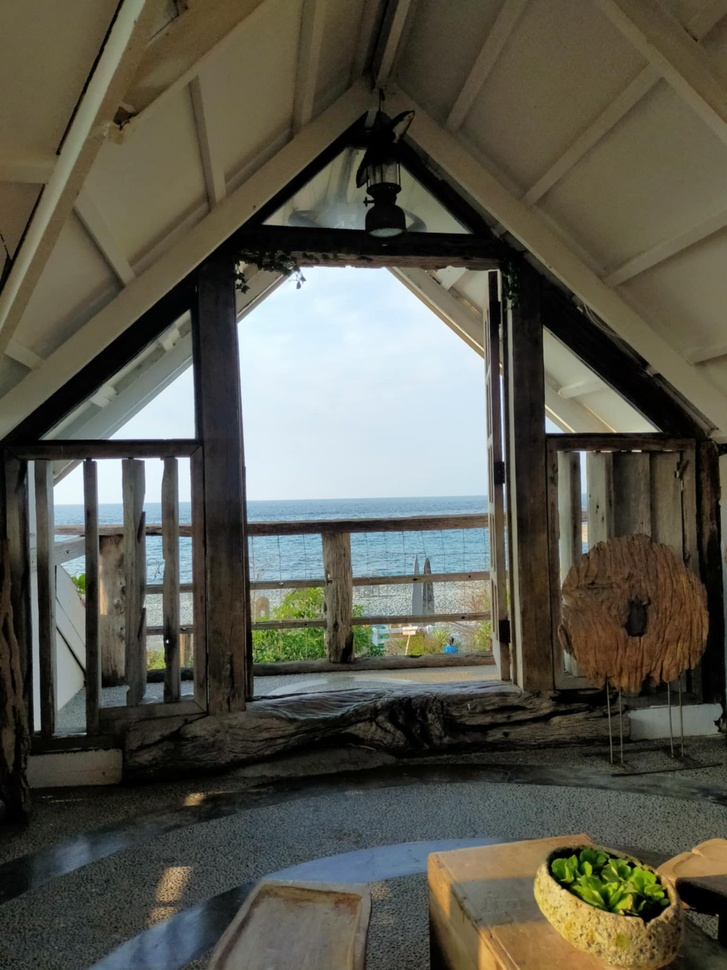
#> input picture image.jpg, 727 x 970 px, shrunk from 1536 x 2048 before the run
$ jupyter execute project.ipynb
#> lines starting #> are read from the running program, lines starting #| are printed output that depends on the picture
Artryan Nero A. Logarta <br>
MCS614_DM01

# **Assignment #1 Linear Filtering**

---

## **Code Implementation**

### Imports

[cell 1]
import cv2
import numpy as np
import matplotlib.pyplot as plt

### Loading

[cell 2]
image = cv2.imread('image.jpg')
#> image is the input picture: shape (970, 727, 3); mean B, G, R 76.7, 88.5, 89.6
image = cv2.cvtColor(image, cv2.COLOR_BGR2RGB)

normalized = image / 255.0

### "Rio de Janeiro"-Inspired Linear Filter

[cell 3]
def rio_filter(img):
    pink_tint = np.array([1.1, 0.9, 1.05])
    pink_shifted = img * pink_tint
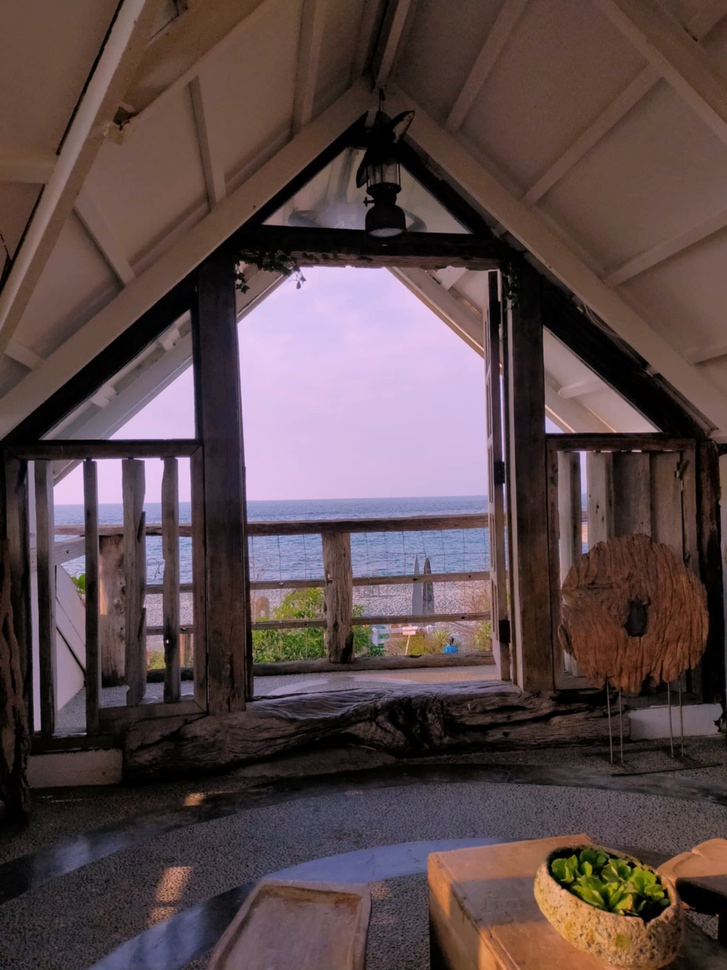
#> pink_shifted: shape (970, 727, 3) float64; mean R, G, B 0.386, 0.312, 0.316; drawn with min black and max white
    brighter = np.clip(pink_shifted + 0.05, 0, 1)
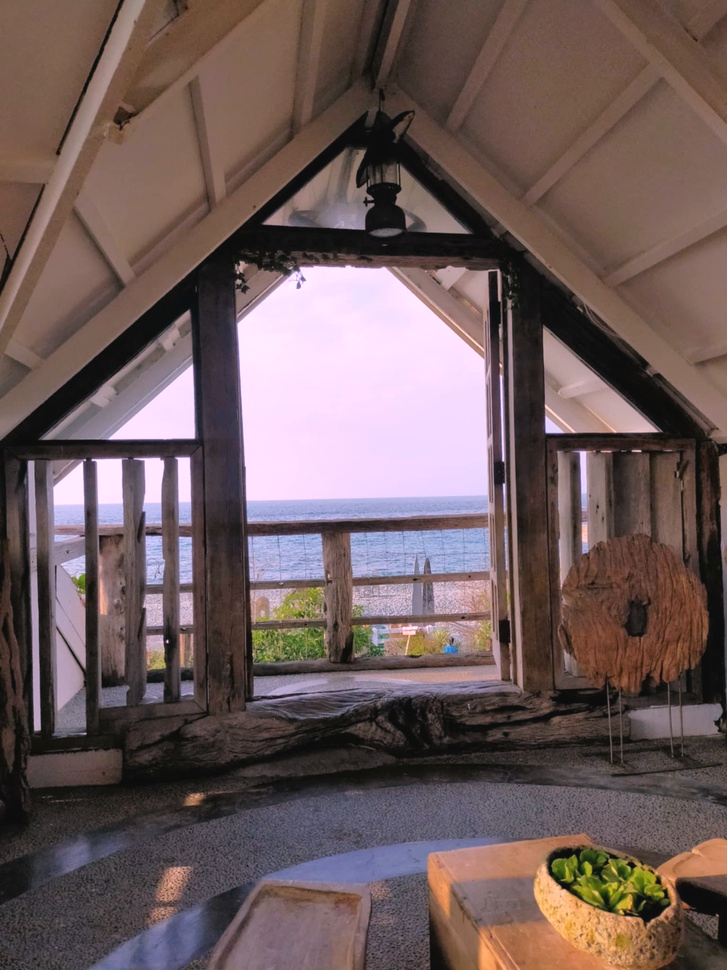
#> brighter: shape (970, 727, 3) float64; mean R, G, B 0.436, 0.362, 0.361
    contrast_soft = 0.8 * brighter + 0.2 * 0.5
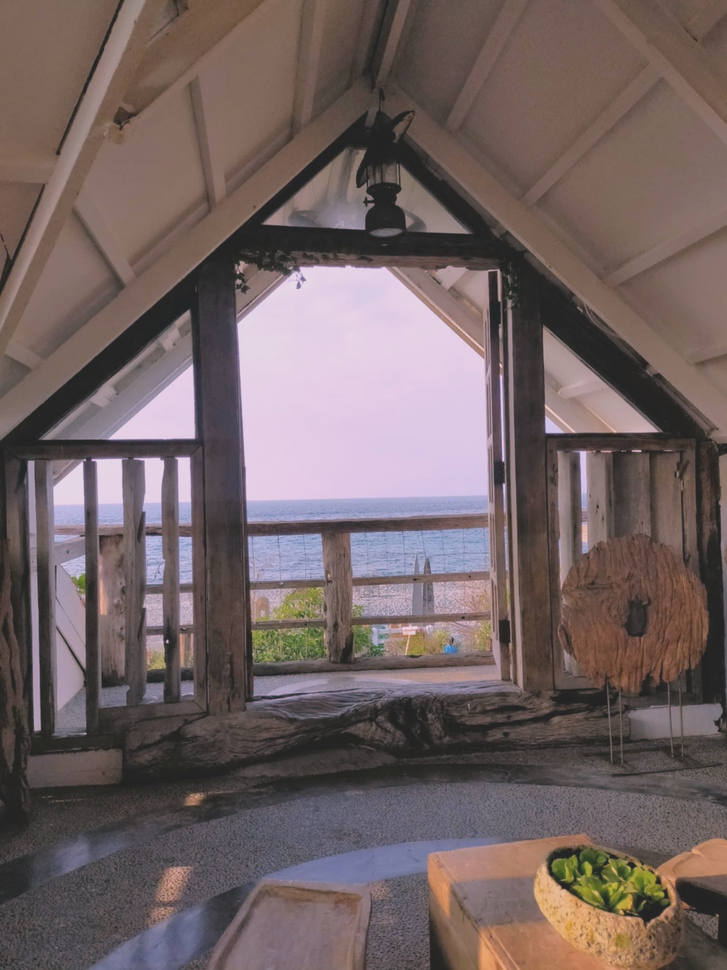
#> contrast_soft: shape (970, 727, 3) float64; mean R, G, B 0.449, 0.39, 0.389
    return np.clip(contrast_soft, 0, 1)

#### Application

[cell 4]
filtered = rio_filter(normalized)
filtered_img = (filtered * 255).astype(np.uint8)

### Comparison

[cell 5]
plt.figure(figsize=(12, 6))
plt.subplot(1, 2, 1)
plt.title("Before")
plt.imshow(image)
plt.axis("off")

plt.subplot(1, 2, 2)
plt.title("After (Rio Filter Effect)")
plt.imshow(filtered_img)
plt.axis("off")

plt.tight_layout()
plt.show()
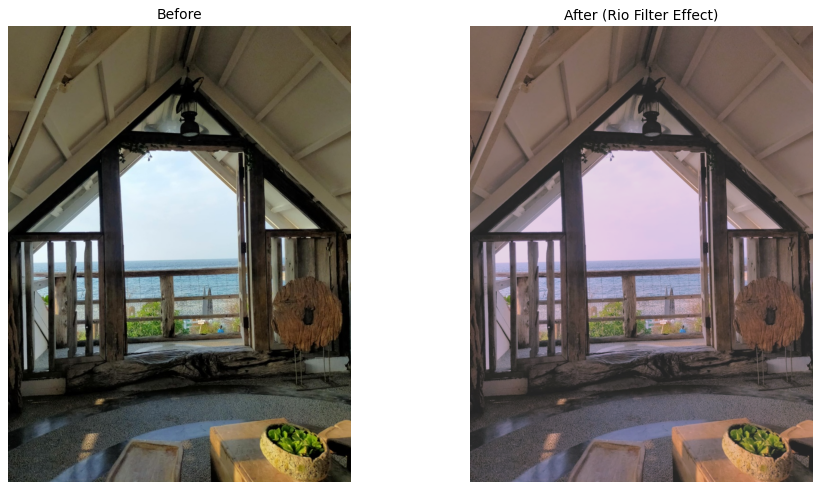
#> figure drawn by matplotlib, 2 panels
